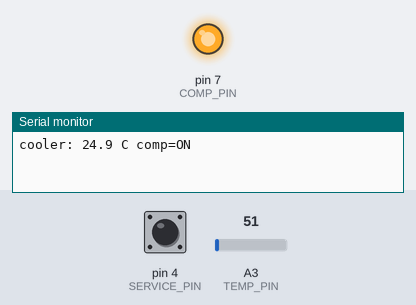
Bench run of a sketch on a simulated Arduino Uno, built with avr-gcc and run on an emulated ATmega328P. On the bench: output pins drawn as LEDs (lit = HIGH), the last lines printed to the serial monitor. The inputs (shaded band) are chosen by the test bench; at power-on: A3 (TEMP_PIN) = 51, pin 4 (SERVICE_PIN) HIGH.

Above: at 1.2 s.
1.3 s: A3 (TEMP_PIN) set to 117
2.8 s: A3 (TEMP_PIN) set to 133
At 3.3 s:
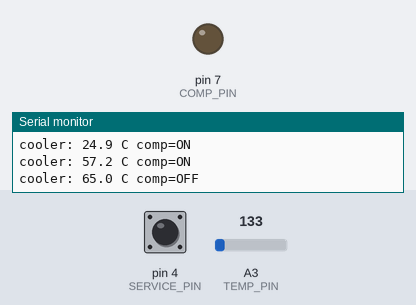
5.5 s: A3 (TEMP_PIN) set to 112
At 6.7 s:
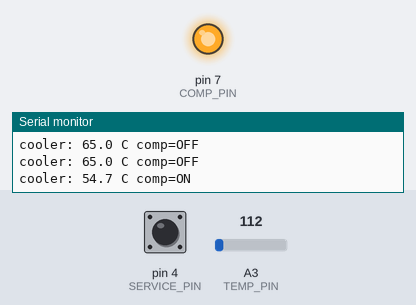
7.1 s: A3 (TEMP_PIN) set to 163
At 7.9 s:
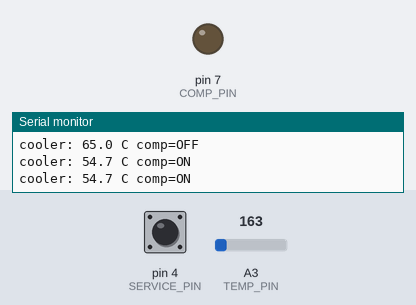
Timing chart, 0 to 9.6 s (numbered marks = the images above; inputs shaded):
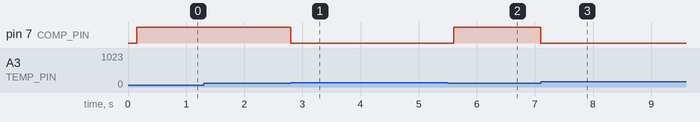

The sketch:

reference.ino
```cpp
// Walk-in cooler compressor controller (known-good build).
// Cabinet probe on A3 (10 mV/°C), compressor on D7, service switch on D4.

const int TEMP_PIN = A3;
const int COMP_PIN = 7;
const int SERVICE_PIN = 4;
const float COOL_ON_C = 8.0f;
const float COOL_OFF_C = 4.0f;
const float FAULT_LOW_C = 0.0f;
const float FAULT_HIGH_C = 60.0f;
const float MV_PER_C = 10.0f;
const unsigned long TICK_MS = 50;
const unsigned long STATUS_MS = 1000;
const int HOLD_N = 3;

bool cooling = false;
int onHold = 0;
int offHold = 0;
unsigned long lastTick = 0;
unsigned long lastStatus = 0;
float tempC = 0.0f;

float readTempC()
{
    int raw = analogRead(TEMP_PIN);
    float mv = raw * (5000.0f / 1023.0f);
    return mv / MV_PER_C;
}

void setCompressor(bool on)
{
    cooling = on;
    digitalWrite(COMP_PIN, on ? HIGH : LOW);
}

void printStatus()
{
    Serial.print("cooler: ");
    Serial.print(tempC, 1);
    Serial.print(" C comp=");
    Serial.println(cooling ? "ON" : "OFF");
}

void setup()
{
    pinMode(COMP_PIN, OUTPUT);
    pinMode(SERVICE_PIN, INPUT_PULLUP);
    setCompressor(false);
    Serial.begin(9600);
    lastTick = millis();
    lastStatus = millis();
}

void loop()
{
    unsigned long now = millis();

    if (now - lastTick >= TICK_MS)
    {
        lastTick = now;
        tempC = readTempC();
        bool service = (digitalRead(SERVICE_PIN) == LOW);
        bool fault = (tempC < FAULT_LOW_C) || (tempC > FAULT_HIGH_C);

        if (service || fault)
        {
            onHold = 0;
            offHold = 0;
            setCompressor(false);
        }
        else
        {
            if (tempC >= COOL_ON_C)
            {
                onHold++;
            }
            else
            {
                onHold = 0;
            }

            if (tempC <= COOL_OFF_C)
            {
                offHold++;
            }
            else
            {
                offHold = 0;
            }

            if (onHold >= HOLD_N)
            {
                setCompressor(true);
            }
            else if (offHold >= HOLD_N)
            {
                setCompressor(false);
            }
        }
    }

    if (now - lastStatus >= STATUS_MS)
    {
        lastStatus = now;
        printStatus();
    }
}
```

Measured:
- the behaviour switches between 122 and 123 on A3 (TEMP_PIN) (found by bisection; images 0 and 1)
- after the input at 2.8 s, pin 7 (COMP_PIN): HIGH → LOW at once
- after the input at 5.5 s, pin 7 (COMP_PIN): LOW → HIGH after 0.10 s
- after the input at 7.1 s, pin 7 (COMP_PIN): HIGH → LOW at once
